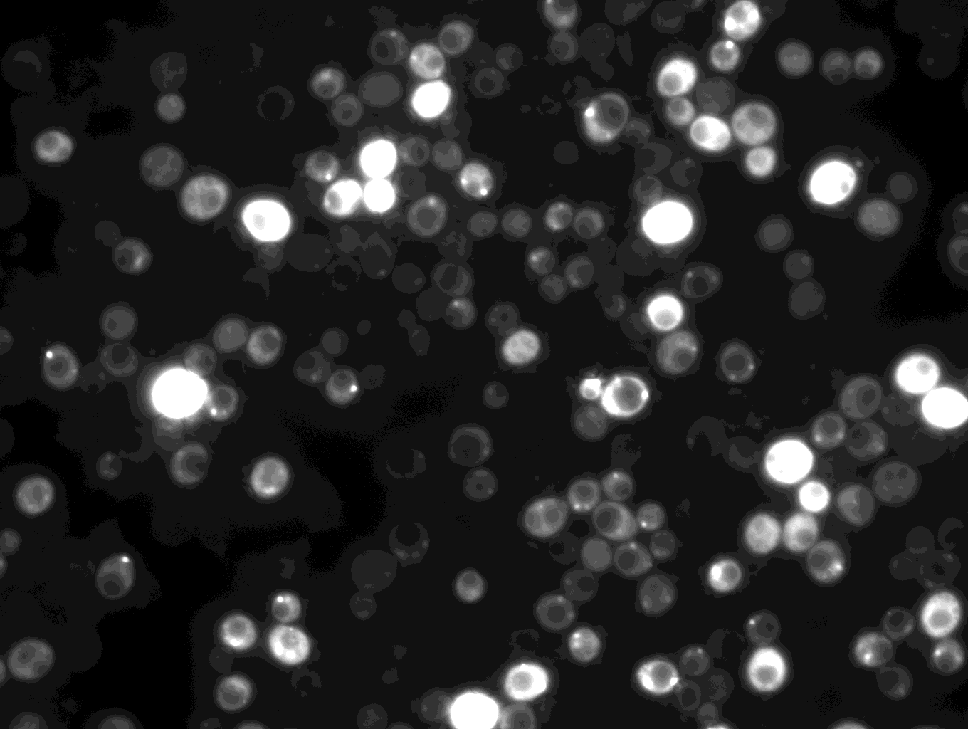
#> input picture quarter2/13901.tif, 968 x 729 px, shrunk from 1360 x 1024 before the run
$ python H09ImageAsArrays.py
#> lines starting #> are read from the running program, lines starting #| are printed output that depends on the picture
import numpy as np
import matplotlib.pyplot as plt
import skimage
import skimage.morphology
from skimage import io

single_dot=np.zeros((20,20))
single_dot[10][10]=1

plt.imshow(single_dot, cmap = 'gray')
plt.show()
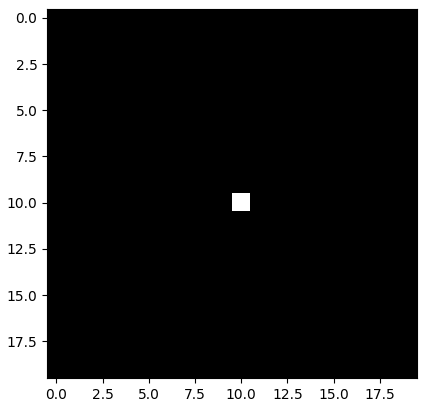
#> figure drawn by matplotlib, 1 panel

random_dots=np.random.random((20,20))
plt.imshow(random_dots, cmap = 'gray')
plt.show()
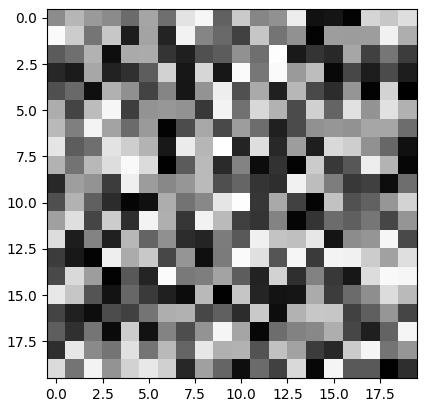
#> figure drawn by matplotlib, 1 panel


def crop_image(image, start_row, end_row, start_col, end_col):
    """
    Crop an image using array indices.

    Args:
        image (ndarray): Input image.
        start_row (int): Starting row index.
        end_row (int): Ending row index.
        start_col (int): Starting column index.
        end_col (int): Ending column index.

    Returns:
        ndarray: Cropped image.
    """
    return image[start_row:end_row, start_col:end_col]


#IMAGE PART ----------

# Load image
image = io.imread("13901.tif")
#> image is the input picture: shape (729, 968) uint16; min 194, max 4095, mean 719.9

# Crop image
cropped_image = crop_image(image, 100, 300, 100, 300)
#> in crop_image, `return image[start_row:end_row, start_col:end_col]`:
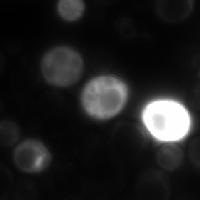
#> returned value: shape (200, 200) uint16; min 224, max 4095, mean 702; drawn with min black and max white
plt.imshow(cropped_image, cmap='gray')
plt.show()

# Add number 5 to array
cropped_image_plus_5 = cropped_image + 5

# Plot image
plt.imshow(cropped_image_plus_5, cmap='gray')
plt.show()
